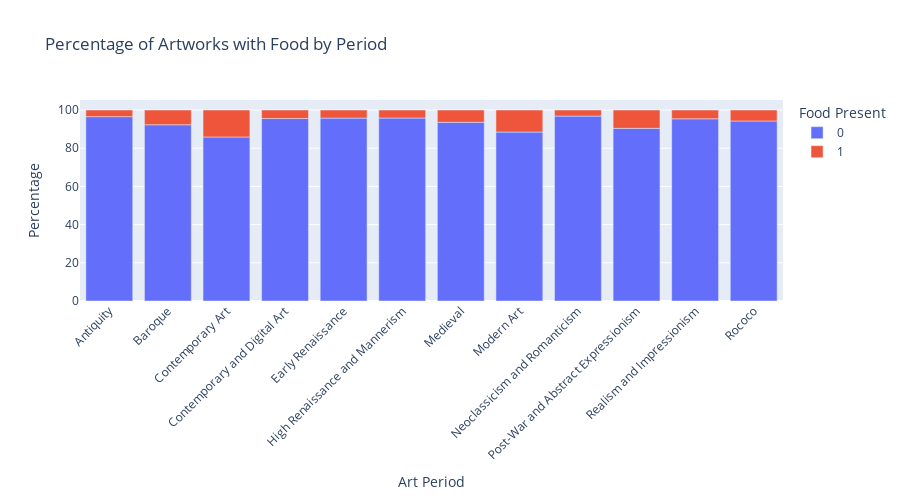

Here is the notebook cell this chart was saved with:
### Markdown cell above
### Food based

### Code cell
# 2. Food by Time Period (Normalized)
period_food = pd.crosstab(df['time_period'], df['food_detected'], normalize='index') * 100
fig2 = px.bar(period_food,
              title='Percentage of Artworks with Food by Period',
              labels={'time_period': 'Art Period', 'value': 'Percentage', 'food_detected': 'Food Present'},
              height=500)
fig2.update_layout(xaxis_tickangle=-45)
fig2.show()

### Figure 1 — Plotly figure (JSON) as saved in the notebook; plotly's stock layout.template omitted (floating-point values rounded to 4 significant figures)
{"data": [{"alignmentgroup": "True", "hovertemplate": "Food Present=0<br>Art Period=%{x}<br>Percentage=%{y}<extra></extra>", "legendgroup": "0", "marker": {"color": "#636efa", "pattern": {"shape": ""}}, "name": "0", "offsetgroup": "0", "orientation": "v", "showlegend": true, "textposition": "auto", "type": "bar", "x": ["Antiquity", "Baroque", "Contemporary Art", "Contemporary and Digital Art", "Early Renaissance", "High Renaissance and Mannerism", "Medieval", "Modern Art", "Neoclassicism and Romanticism", "Post-War and Abstract Expressionism", "Realism and Impressionism", "Rococo"], "xaxis": "x", "y": [96.55, 92.3, 85.9, 95.56, 95.77, 95.83, 93.59, 88.5, 96.85, 90.43, 95.43, 94.27], "yaxis": "y"}, {"alignmentgroup": "True", "hovertemplate": "Food Present=1<br>Art Period=%{x}<br>Percentage=%{y}<extra></extra>", "legendgroup": "1", "marker": {"color": "#EF553B", "pattern": {"shape": ""}}, "name": "1", "offsetgroup": "1", "orientation": "v", "showlegend": true, "textposition": "auto", "type": "bar", "x": ["Antiquity", "Baroque", "Contemporary Art", "Contemporary and Digital Art", "Early Renaissance", "High Renaissance and Mannerism", "Medieval", "Modern Art", "Neoclassicism and Romanticism", "Post-War and Abstract Expressionism", "Realism and Impressionism", "Rococo"], "xaxis": "x", "y": [3.448, 7.702, 14.1, 4.436, 4.226, 4.172, 6.405, 11.5, 3.154, 9.574, 4.575, 5.726], "yaxis": "y"}], "layout": {"barmode": "relative", "height": 500, "legend": {"title": {"text": "Food Present"}, "tracegroupgap": 0}, "title": {"text": "Percentage of Artworks with Food by Period"}, "xaxis": {"anchor": "y", "domain": [0, 1], "tickangle": -45, "title": {"text": "Art Period"}}, "yaxis": {"anchor": "x", "domain": [0, 1], "title": {"text": "Percentage"}}}}
